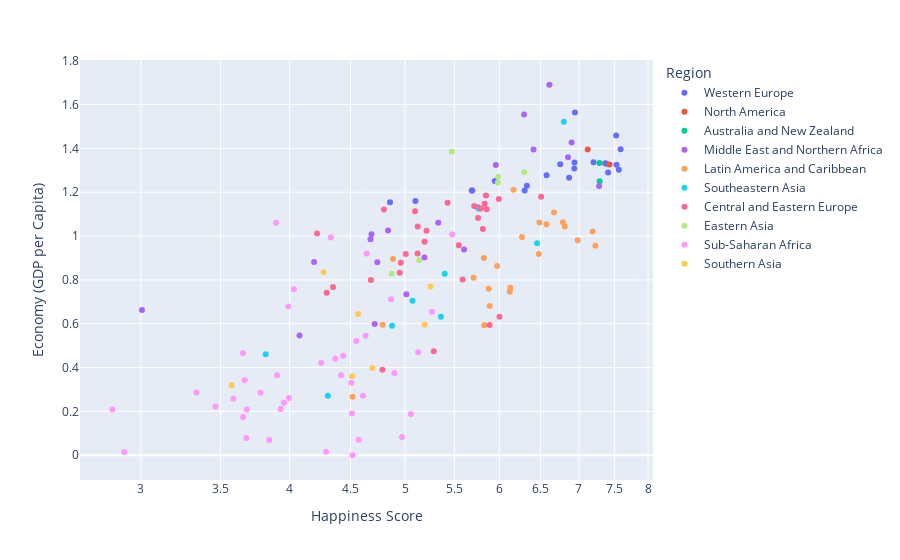

Notebook code cell kept with this figure:
### Markdown cell above
* The above diagram is the scatterplot of Happiness score vs Health(Life Expectency).
* The happiness score is found to increasing with increase in health(life expectency).

### Code cell
fig = px.scatter(df, x="Happiness Score", y="Economy (GDP per Capita)", color="Region", hover_name="Country", log_x=True, size_max=80)
fig.show()

### Figure 1 — Plotly figure (JSON) as saved in the notebook; plotly's stock layout.template omitted (floating-point values rounded to 4 significant figures)
{"data": [{"hovertemplate": "<b>%{hovertext}</b><br><br>Region=Western Europe<br>Happiness Score=%{x}<br>Economy (GDP per Capita)=%{y}<extra></extra>", "hovertext": ["Switzerland", "Iceland", "Denmark", "Norway", "Finland", "Netherlands", "Sweden", "Austria", "Luxembourg", "Ireland", "Belgium", "United Kingdom", "Germany", "France", "Spain", "Malta", "Italy", "North Cyprus", "Cyprus", "Portugal", "Greece"], "legendgroup": "Western Europe", "marker": {"color": "#636efa", "symbol": "circle"}, "mode": "markers", "name": "Western Europe", "orientation": "v", "showlegend": true, "type": "scatter", "x": [7.587, 7.561, 7.527, 7.522, 7.406, 7.378, 7.364, 7.2, 6.946, 6.94, 6.937, 6.867, 6.75, 6.575, 6.329, 6.302, 5.948, 5.695, 5.689, 5.102, 4.857], "xaxis": "x", "y": [1.397, 1.302, 1.325, 1.459, 1.29, 1.329, 1.332, 1.337, 1.564, 1.336, 1.308, 1.266, 1.328, 1.278, 1.23, 1.207, 1.251, 1.208, 1.208, 1.16, 1.154], "yaxis": "y"}, {"hovertemplate": "<b>%{hovertext}</b><br><br>Region=North America<br>Happiness Score=%{x}<br>Economy (GDP per Capita)=%{y}<extra></extra>", "hovertext": ["Canada", "United States"], "legendgroup": "North America", "marker": {"color": "#EF553B", "symbol": "circle"}, "mode": "markers", "name": "North America", "orientation": "v", "showlegend": true, "type": "scatter", "x": [7.427, 7.119], "xaxis": "x", "y": [1.326, 1.395], "yaxis": "y"}, {"hovertemplate": "<b>%{hovertext}</b><br><br>Region=Australia and New Zealand<br>Happiness Score=%{x}<br>Economy (GDP per Capita)=%{y}<extra></extra>", "hovertext": ["New Zealand", "Australia"], "legendgroup": "Australia and New Zealand", "marker": {"color": "#00cc96", "symbol": "circle"}, "mode": "markers", "name": "Australia and New Zealand", "orientation": "v", "showlegend": true, "type": "scatter", "x": [7.286, 7.284], "xaxis": "x", "y": [1.25, 1.334], "yaxis": "y"}, {"hovertemplate": "<b>%{hovertext}</b><br><br>Region=Middle East and Northern Africa<br>Happiness Score=%{x}<br>Economy (GDP per Capita)=%{y}<extra></extra>", "hovertext": ["Israel", "United Arab Emirates", "Oman", "Qatar", "Saudi Arabia", "Kuwait", "Bahrain", "Libya", "Algeria", "Turkey", "Jordan", "Morocco", "Lebanon", "Tunisia", "Palestinian Territories", "Iran", "Iraq", "Egypt", "Yemen", "Syria"], "legendgroup": "Middle East and Northern Africa", "marker": {"color": "#ab63fa", "symbol": "circle"}, "mode": "markers", "name": "Middle East and Northern Africa", "orientation": "v", "showlegend": true, "type": "scatter", "x": [7.278, 6.901, 6.853, 6.611, 6.411, 6.295, 5.96, 5.754, 5.605, 5.332, 5.192, 5.013, 4.839, 4.739, 4.715, 4.686, 4.677, 4.194, 4.077, 3.006], "xaxis": "x", "y": [1.229, 1.427, 1.36, 1.69, 1.395, 1.554, 1.324, 1.131, 0.9393, 1.061, 0.902, 0.7348, 1.026, 0.8811, 0.5987, 1.009, 0.9855, 0.8818, 0.5465, 0.6632], "yaxis": "y"}, {"hovertemplate": "<b>%{hovertext}</b><br><br>Region=Latin America and Caribbean<br>Happiness Score=%{x}<br>Economy (GDP per Capita)=%{y}<extra></extra>", "hovertext": ["Costa Rica", "Mexico", "Brazil", "Venezuela", "Panama", "Chile", "Argentina", "Uruguay", "Colombia", "Suriname", "Trinidad and Tobago", "El Salvador", "Guatemala", "Ecuador", "Bolivia", "Paraguay", "Nicaragua", "Peru", "Jamaica", "Dominican Republic", "Honduras", "Haiti"], "legendgroup": "Latin America and Caribbean", "marker": {"color": "#FFA15A", "symbol": "circle"}, "mode": "markers", "name": "Latin America and Caribbean", "orientation": "v", "showlegend": true, "type": "scatter", "x": [7.226, 7.187, 6.983, 6.81, 6.786, 6.67, 6.574, 6.485, 6.477, 6.269, 6.168, 6.13, 6.123, 5.975, 5.89, 5.878, 5.828, 5.824, 5.709, 4.885, 4.788, 4.518], "xaxis": "x", "y": [0.9558, 1.021, 0.9812, 1.044, 1.064, 1.107, 1.054, 1.062, 0.9186, 0.9953, 1.212, 0.7645, 0.7455, 0.864, 0.6813, 0.7599, 0.5933, 0.9002, 0.8104, 0.8954, 0.5953, 0.2667], "yaxis": "y"}, {"hovertemplate": "<b>%{hovertext}</b><br><br>Region=Southeastern Asia<br>Happiness Score=%{x}<br>Economy (GDP per Capita)=%{y}<extra></extra>", "hovertext": ["Singapore", "Thailand", "Malaysia", "Indonesia", "Vietnam", "Philippines", "Laos", "Myanmar", "Cambodia"], "legendgroup": "Southeastern Asia", "marker": {"color": "#19d3f3", "symbol": "circle"}, "mode": "markers", "name": "Southeastern Asia", "orientation": "v", "showlegend": true, "type": "scatter", "x": [6.798, 6.455, 5.77, 5.399, 5.36, 5.073, 4.876, 4.307, 3.819], "xaxis": "x", "y": [1.522, 0.9669, 1.125, 0.8283, 0.6322, 0.7053, 0.5907, 0.2711, 0.4604], "yaxis": "y"}, {"hovertemplate": "<b>%{hovertext}</b><br><br>Region=Central and Eastern Europe<br>Happiness Score=%{x}<br>Economy (GDP per Capita)=%{y}<extra></extra>", "hovertext": ["Czech Republic", "Uzbekistan", "Slovakia", "Moldova", "Kazakhstan", "Slovenia", "Lithuania", "Belarus", "Poland", "Croatia", "Russia", "Kosovo", "Turkmenistan", "Estonia", "Kyrgyzstan", "Azerbaijan", "Montenegro", "Romania", "Serbia", "Latvia", "Macedonia", "Albania", "Bosnia and Herzegovina", "Hungary", "Tajikistan", "Ukraine", "Armenia", "Georgia", "Bulgaria"], "legendgroup": "Central and Eastern Europe", "marker": {"color": "#FF6692", "symbol": "circle"}, "mode": "markers", "name": "Central and Eastern Europe", "orientation": "v", "showlegend": true, "type": "scatter", "x": [6.505, 6.003, 5.995, 5.889, 5.855, 5.848, 5.833, 5.813, 5.791, 5.759, 5.716, 5.589, 5.548, 5.429, 5.286, 5.212, 5.192, 5.124, 5.123, 5.098, 5.007, 4.959, 4.949, 4.8, 4.786, 4.681, 4.35, 4.297, 4.218], "xaxis": "x", "y": [1.179, 0.6324, 1.169, 0.5945, 1.123, 1.185, 1.147, 1.032, 1.126, 1.083, 1.138, 0.8015, 0.9585, 1.152, 0.4743, 1.024, 0.9744, 1.043, 0.9205, 1.113, 0.9185, 0.8787, 0.8322, 1.121, 0.3905, 0.7991, 0.7682, 0.7419, 1.012], "yaxis": "y"}, {"hovertemplate": "<b>%{hovertext}</b><br><br>Region=Eastern Asia<br>Happiness Score=%{x}<br>Economy (GDP per Capita)=%{y}<extra></extra>", "hovertext": ["Taiwan", "Japan", "South Korea", "Hong Kong", "China", "Mongolia"], "legendgroup": "Eastern Asia", "marker": {"color": "#B6E880", "symbol": "circle"}, "mode": "markers", "name": "Eastern Asia", "orientation": "v", "showlegend": true, "type": "scatter", "x": [6.298, 5.987, 5.984, 5.474, 5.14, 4.874], "xaxis": "x", "y": [1.291, 1.271, 1.245, 1.386, 0.8901, 0.8282], "yaxis": "y"}, {"hovertemplate": "<b>%{hovertext}</b><br><br>Region=Sub-Saharan Africa<br>Happiness Score=%{x}<br>Economy (GDP per Capita)=%{y}<extra></extra>", "hovertext": ["Mauritius", "Nigeria", "Zambia", "Somaliland region", "Mozambique", "Lesotho", "Swaziland", "South Africa", "Ghana", "Zimbabwe", "Liberia", "Sudan", "Congo (Kinshasa)", "Ethiopia", "Sierra Leone", "Mauritania", "Kenya", "Djibouti", "Botswana", "Malawi", "Cameroon", "Angola", "Mali", "Congo (Brazzaville)", "Comoros", "Uganda", "Senegal", "Gabon", "Niger", "Tanzania", "Madagascar", "Central African Republic", "Chad", "Guinea", "Ivory Coast", "Burkina Faso", "Rwanda", "Benin", "Burundi", "Togo"], "legendgroup": "Sub-Saharan Africa", "marker": {"color": "#FF97FF", "symbol": "circle"}, "mode": "markers", "name": "Sub-Saharan Africa", "orientation": "v", "showlegend": true, "type": "scatter", "x": [5.477, 5.268, 5.129, 5.057, 4.971, 4.898, 4.867, 4.642, 4.633, 4.61, 4.571, 4.55, 4.517, 4.512, 4.507, 4.436, 4.419, 4.369, 4.332, 4.292, 4.252, 4.033, 3.995, 3.989, 3.956, 3.931, 3.904, 3.896, 3.845, 3.781, 3.681, 3.678, 3.667, 3.656, 3.655, 3.587, 3.465, 3.34, 2.905, 2.839], "xaxis": "x", "y": [1.008, 0.6543, 0.4704, 0.1885, 0.08308, 0.3755, 0.7121, 0.9205, 0.5456, 0.271, 0.0712, 0.5211, 0, 0.1907, 0.3302, 0.4541, 0.3647, 0.4402, 0.9936, 0.01604, 0.4225, 0.7578, 0.2607, 0.6787, 0.2391, 0.211, 0.365, 1.06, 0.0694, 0.2852, 0.2082, 0.0785, 0.3419, 0.1742, 0.4653, 0.2581, 0.2221, 0.2867, 0.0153, 0.2087], "yaxis": "y"}, {"hovertemplate": "<b>%{hovertext}</b><br><br>Region=Southern Asia<br>Happiness Score=%{x}<br>Economy (GDP per Capita)=%{y}<extra></extra>", "hovertext": ["Bhutan", "Pakistan", "Bangladesh", "India", "Nepal", "Sri Lanka", "Afghanistan"], "legendgroup": "Southern Asia", "marker": {"color": "#FECB52", "symbol": "circle"}, "mode": "markers", "name": "Southern Asia", "orientation": "v", "showlegend": true, "type": "scatter", "x": [5.253, 5.194, 4.694, 4.565, 4.514, 4.271, 3.575], "xaxis": "x", "y": [0.7704, 0.5954, 0.3975, 0.645, 0.36, 0.8352, 0.3198], "yaxis": "y"}], "layout": {"legend": {"title": {"text": "Region"}, "tracegroupgap": 0}, "margin": {"t": 60}, "xaxis": {"anchor": "y", "domain": [0, 1], "title": {"text": "Happiness Score"}, "type": "log"}, "yaxis": {"anchor": "x", "domain": [0, 1], "title": {"text": "Economy (GDP per Capita)"}}}}
